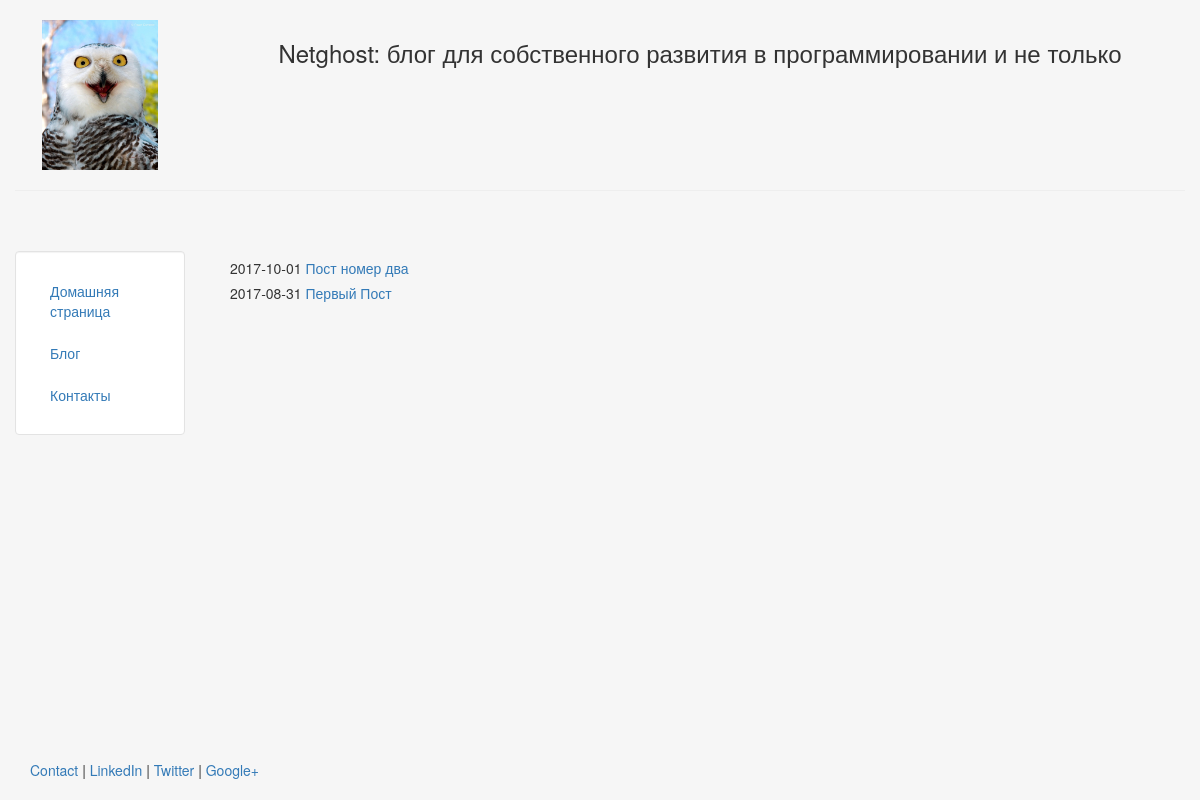
/blog/, run on an earlier commit of the app's database.
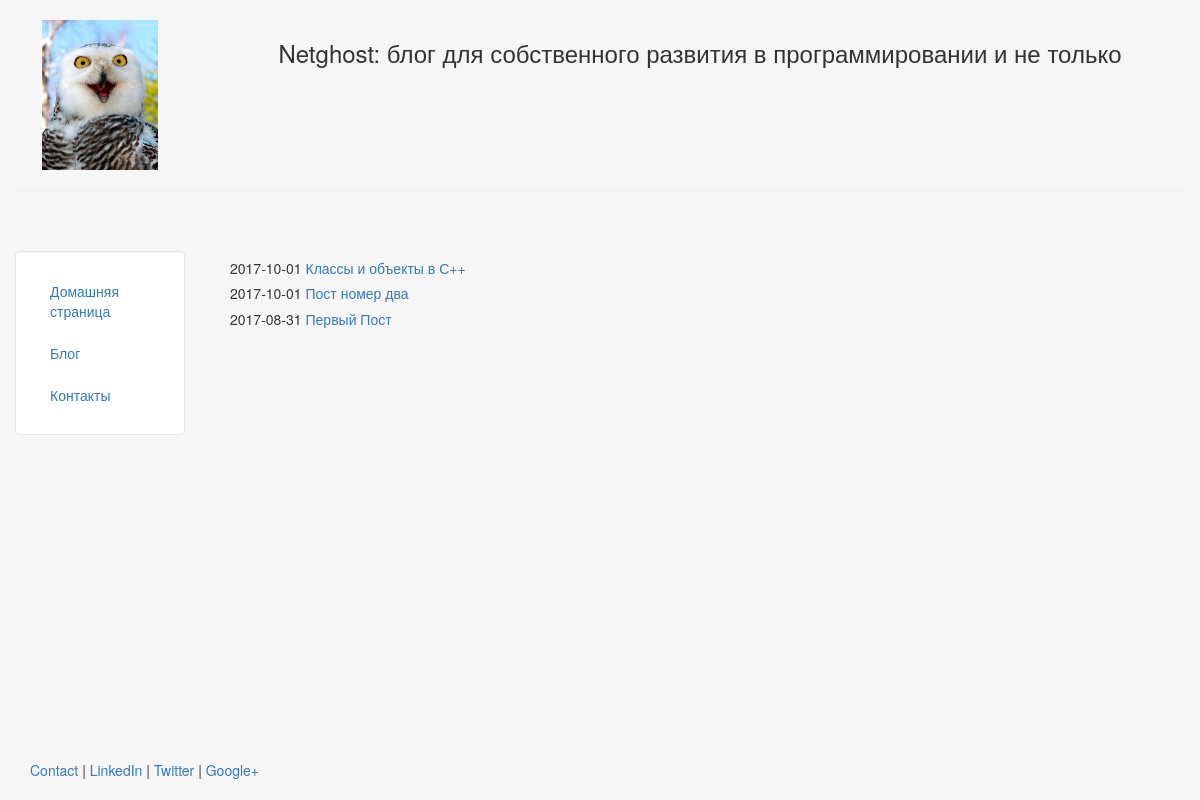
And on a later commit of the database.
### blog/models.py (models this page shows, shortened)
class Post(models.Model):
    title = models.CharField(max_length = 140)
    body = models.TextField()
    date = models.DateTimeField()

### blog/templates/blog/blog.html
{% extends "personal/header.html" %}
{% block content %}
    {% for post in object_list %}
        <h5>{{ post.date|date:"Y-m-d" }}   <a href="/blog/{{post.id}}">{{post.title}}</a></h5>
    {% endfor %}
{% endblock %}

### personal/templates/personal/header.html (shortened to what this page needs)
<!DOCTYPE html>
<html lang="ru">
    <head>
        {% load staticfiles %}
        <link rel="stylesheet" href="{% static 'personal/css/bootstrap.min.css' %}" type="text/css">
    </head>
    <body class="body"style="background-color:#f6f6f6">
            <div class="container-fluid" style="min-height:95%; ">
                    <div class="row">
                          <div class="col-sm-2">
                              <br>
                              <center>
                                <img src="{% static 'personal/img/profile.jpg' %}" class="responsive-img" style='max-height:150px;' alt="face">
                              </center>
                          </div>
                          <div class="col-sm-10">
                              <br>
                              <center>
                              <h3>Netghost: блог для собственного развития в программировании и не только </h3>
                              </center>
                          </div>
                    </div><hr>
                    <div class="row">
                      <div class="col-sm-2">
                      <br>
                      <br>
                        <div class="well bs-sidebar" id="sidebar" style="background-color:#fff">
                          <ul class="nav nav-pills nav-stacked">
                            <li><a href='/'>Домашняя страница</a></li>
                            <li><a href='/blog/'>Блог</a></li>
                            <li><a href='/contact/'>Контакты</a></li>
                          </ul>
                        </div>
                      </div>
                      <div class="col-sm-10">
                        <div class='container-fluid'>
                        <br><br>
                           {% block content %}
                           {% endblock %}
                        </div>
                      </div>
                    </div>
                </div>
                <footer>
                    <div class="container-fluid" style='margin-left:15px'>
                        <p><a href="#" target="blank">Contact</a> | <a href="#" target="blank">LinkedIn</a> | <a href="#" target="blank">Twitter</a> | <a href="#" target="blank">Google+</a></p>
                    </div>
                </footer>
    </body>
</html>

### personal/templates/personal/header.html (style rules this page uses)
html, body { height:100% }

What changed in the data, as far as the page shows it:
added Post: date "2017-10-01", title "Классы и объекты в С++"
